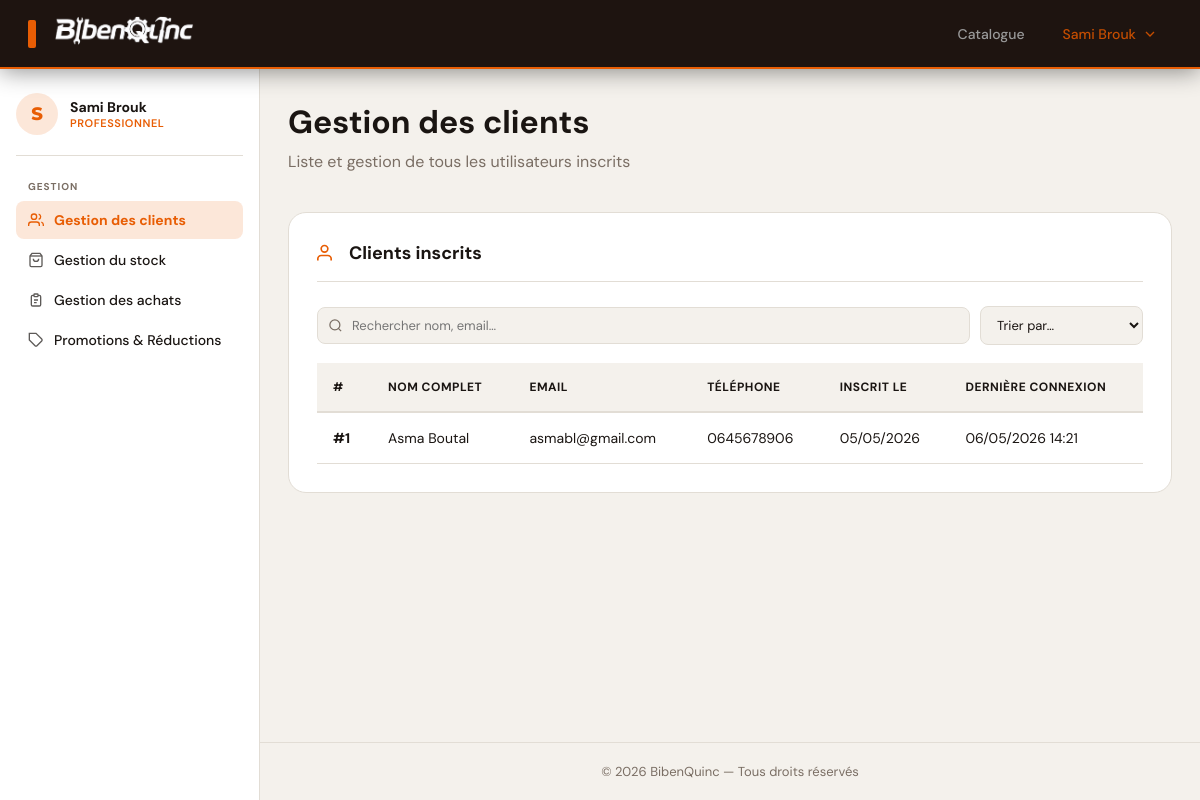
Page /dashboard.php (signed in) on the committed database.
### tables this page shows
CREATE TABLE `utilisateur` (
  `idUtili` int(11) NOT NULL,
  `nom` varchar(100) NOT NULL,
  `prenom` varchar(100) NOT NULL,
  `email` varchar(60) NOT NULL,
  `numTel` varchar(10) NOT NULL,
  `mdp` varchar(250) NOT NULL,
  `type` enum('client','professionnel') NOT NULL,
  `created_at` datetime NOT NULL,
  `last_login` datetime DEFAULT NULL
);

### public/includes/session.php (called while the page is built, shortened)
<?php
function isLoggedIn(): bool
{
    return !empty($_SESSION['user']);
}
function currentUser(): ?array
{
    return $_SESSION['user'];
}

### public/dashboard.php (the view, shortened to what this page needs)
<?php
require_once __DIR__ . '/includes/session.php';
$authUser = currentUser();
$authName = trim(($authUser['firstname'] ?? '') . ' ' . ($authUser['lastname'] ?? ''));
$authName = $authName !== '' ? $authName : ($authUser['email'] ?? '');
$pdo      = getPDO();
include __DIR__ . '/includes/header.php';
?>
    <div class="dash-layout">
        <aside class="dash-sidebar" id="dashSidebar">
            <div class="dash-sidebar-inner">
                <div class="dash-sidebar-header">
                    <div class="dash-avatar"><?= mb_strtoupper(mb_substr($authName, 0, 1)) ?></div>
                    <div>
                        <div class="dash-username"><?= htmlspecialchars($authName, ENT_QUOTES) ?></div>
                        <div class="dash-role">Professionnel</div>
                    </div>
                </div>
                <nav class="dash-nav">
                    <div class="dash-nav-group">
                        <span class="dash-nav-label">Gestion</span>
                        <a href="#section-clients" class="dash-nav-link" onclick="showSection('clients',this);return false;">
                            <svg width="16" height="16" viewBox="0 0 24 24" fill="none" stroke="currentColor" stroke-width="2" aria-hidden="true"><path d="M17 21v-2a4 4 0 0 0-4-4H5a4 4 0 0 0-4 4v2"/><circle cx="9" cy="7" r="4"/><path d="M23 21v-2a4 4 0 0 0-3-3.87"/><path d="M16 3.13a4 4 0 0 1 0 7.75"/></svg>
                            Gestion des clients
                        </a>
                        <a href="#section-stock" class="dash-nav-link" onclick="showSection('stock',this);return false;">
                            <svg width="16" height="16" viewBox="0 0 24 24" fill="none" stroke="currentColor" stroke-width="2" aria-hidden="true"><path d="M6 2L3 6v14a2 2 0 0 0 2 2h14a2 2 0 0 0 2-2V6l-3-4Z"/><line x1="3" y1="6" x2="21" y2="6"/><path d="M16 10a4 4 0 0 1-8 0"/></svg>
                            Gestion du stock
                        </a>
                        <a href="#section-achats" class="dash-nav-link" onclick="showSection('achats',this);return false;">
                            <svg width="16" height="16" viewBox="0 0 24 24" fill="none" stroke="currentColor" stroke-width="2" aria-hidden="true"><path d="M9 5H7a2 2 0 0 0-2 2v12a2 2 0 0 0 2 2h10a2 2 0 0 0 2-2V7a2 2 0 0 0-2-2h-2"/><rect x="9" y="3" width="6" height="4" rx="1"/><path d="M9 12h6M9 16h4"/></svg>
                            Gestion des achats
                        </a>
                        <a href="#section-promos" class="dash-nav-link" onclick="showSection('promos',this);return false;">
                            <svg width="16" height="16" viewBox="0 0 24 24" fill="none" stroke="currentColor" stroke-width="2" aria-hidden="true"><path d="M20.59 13.41l-7.17 7.17a2 2 0 0 1-2.83 0L2 12V2h10l8.59 8.59a2 2 0 0 1 0 2.82z"/><line x1="7" y1="7" x2="7.01" y2="7"/></svg>
                            Promotions &amp; Réductions
                        </a>
                    </div>
                </nav>
            </div>
        </aside>
        <main class="dashboard-main">
        <div class="dashboard-container">
            <div id="section-clients" style="display:none">
                <div class="dashboard-header">
                    <h1>Gestion des clients</h1>
                    <p>Liste et gestion de tous les utilisateurs inscrits</p>
                </div>
                <section class="dashboard-section">
                    <div class="section-header">
                        <h2>
                            <svg width="20" height="20" viewBox="0 0 24 24" fill="none" stroke="currentColor" stroke-width="2" aria-hidden="true"><path d="M17 21v-2a4 4 0 0 0-4-4H5a4 4 0 0 0-4 4v2"/><circle cx="9" cy="7" r="4"/></svg>
                            Clients inscrits
                        </h2>
                    </div>
                    <div class="section-toolbar">
                        <div class="search-wrap">
                            <input type="search" class="toolbar-search" placeholder="Rechercher nom, email…" oninput="filterTable('section-clients', this.value, [1,2])">
                        </div>
                        <select class="toolbar-sort" onchange="sortTableBy('section-clients', this.value)">
                            <option value="">Trier par…</option>
                        </select>
                    </div>
                    <div class="table-responsive">
                        <table class="data-table">
                            <thead>
                                <tr>
                                    <th>#</th>
                                    <th>Nom complet</th>
                                    <th>Email</th>
                                    <th>Téléphone</th>
                                    <th>Inscrit le</th>
                                    <th>Dernière connexion</th>
                                </tr>
                            </thead>
                            <tbody>
                            <?php
                            try {
                                $stmtU = $pdo->query("SELECT idUtili, nom, prenom, email, numTel, created_at, last_login
                                                      FROM utilisateur
                                                      WHERE type = 'client'
                                                      ORDER BY created_at DESC");
                                $clientRows = $stmtU->fetchAll();
                                if (empty($clientRows)) {
                                    echo '<tr><td colspan="6" class="text-center">Aucun client inscrit</td></tr>';
                                } else {
                                    foreach ($clientRows as $u): ?>
                                    <tr>
                                        <td><strong>#<?= (int)$u['idUtili'] ?></strong></td>
                                        <td><?= htmlspecialchars($u['prenom'] . ' ' . $u['nom']) ?></td>
                                        <td><?= htmlspecialchars($u['email']) ?></td>
                                        <td><?= htmlspecialchars($u['numTel'] ?? '—') ?></td>
                                        <td><?= $u['created_at'] ? date('d/m/Y', strtotime($u['created_at'])) : '—' ?></td>
                                        <td>
                                            <?php if ($u['last_login']): ?>
                                                <?= date('d/m/Y H:i', strtotime($u['last_login'])) ?>
                                            <?php else: ?>
                                                <span style="color:var(--text-muted)">Jamais</span>
                                            <?php endif; ?>
                                        </td>
                                    </tr>
                                    <?php endforeach;
                                }
                            } catch (Exception $e) {
                                echo '<tr><td colspan="6" class="text-center">Erreur de chargement</td></tr>';
                            }
                            ?>
                            </tbody>
                        </table>
                    </div>
                </section>
            </div>
        </div>
        <footer class="site-footer">
            <p>&copy; 2026 BibenQuinc &mdash; Tous droits réservés</p>
        </footer>
        </main>
    </div>
</body>
</html>

### public/views/style/style.css (style rules this page uses)
:root { --bg: #f4f1ec; --surface: #fff; --surface-2: #faf8f5; --border: #e2ddd5; --text: #1a1512; --text-muted: #7a6e64; --accent: #e85d04; --accent-dark: #c44d00; --accent-glow: rgba(232, 93, 4, .15); --header-bg: #1e1410; --r-sm: 6px; --r-md: 12px; --r-lg: 18px; --sh-sm: 0 2px 8px rgba(0, 0, 0, .06); --sh-lg: 0 8px 40px rgba(0, 0, 0, .14); --t: .3s cubic-bezier(.4, 0, .2, 1); --fd: 'Montserrat', sans-serif; --fb: 'DM Sans', sans-serif; }
*, *::before, *::after { box-sizing: border-box; margin: 0; padding: 0; }
html, body { height: 100%; margin: 0; padding: 0; }
body { font-family: var(--fb); background: var(--bg); color: var(--text); overflow-x: hidden; transition: background var(--t), color var(--t); }

### public/views/style/catalogue.css (style rules this page uses)
body { display: flex; flex-direction: column; min-height: 100vh; }
.site-footer { padding: 0px 32px; border-top: 1px solid var(--border); background: var(--bg); display: flex; justify-content: center; align-items: center; }
.site-footer p { margin-top: 24px; font-size: 13px; color: var(--text-muted); text-align: center; }

### rows in the picture
utilisateur: idUtili "1", prenom+nom "Asma Boutal", email "asmabl@gmail.com", numTel "0645678906", created_at "05/05/2026", last_login "06/05/2026 14:21"

### other values in the picture
$authName "Sami Brouk"
mb_strtoupper(mb_substr($authName, 0, 1)) "S"
